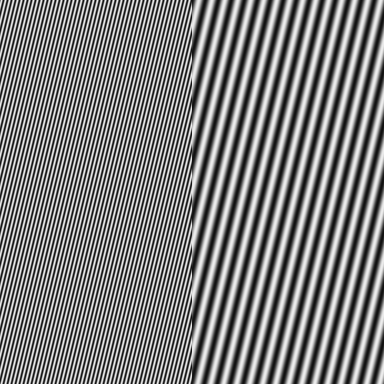
#> input picture images/source/fine_stripes.png, 384 x 384 px, found by its file name
$ jupyter execute lab_06_student.ipynb
#> lines starting #> are read from the running program, lines starting #| are printed output that depends on the picture
#  Частотная фильтрация и алиасинг

**Цель:** Увидеть, как пространственная частота объясняет размытие, резкость и артефакты уменьшения размера.

**Входные данные:** `images/source/fine_stripes.png`, `images/source/checkerboard.png`, `images/source/brick.png`

**Формула:** F(u,v)=ΣₓΣᵧ I(x,y) exp(−2πi(ux/H+vy/W)); свёртка ↔ умножение спектров.

## Последовательность выполнения

1. Построить log(1+|FFTshift(FFT2(I))|) для fine_stripes.png и кирпичной текстуры.
2. Сгладить изображение GaussianBlur с σ=2.0, показать спектры до и после сглаживания.
3. Получить высокочастотный остаток I−GaussianBlur(I). Для просмотра прибавить 128, но отдельно анализировать истинный signed float-массив.
4. Уменьшить fine_stripes.png в 4 раза: срезом [::4,::4] и cv2.resize(..., INTER_AREA).
5. Сравнить два результата визуально, объяснить алиасинг и необходимость предварительной НЧ-фильтрации.
6. Для checkerboard.png повторить уменьшение в 2, 4 и 8 раз; найти случаи максимальных артефактов.

**Ожидаемая проверка:** Простое прореживание меняет частоты и может создавать ложные структуры. При разных фазах шахматного узора вывод может меняться.

**Оценивание:** FFT — 3; частотные фильтры — 3; downsample — 2; объяснение — 2.

**Вопросы:**
- Что произойдёт со спектром при гауссовом сглаживании?
- Почему увеличение разрешения интерполяцией не восстанавливает потерянные частоты?

[cell 1]
# Полное выполнение заданий Лабораторной работы №6
from pathlib import Path
import cv2, numpy as np, matplotlib.pyplot as plt

R = Path.cwd() if (Path.cwd()/'images').exists() else Path.cwd().parent
stripes = cv2.imread(str(R/'images/source/fine_stripes.png'), cv2.IMREAD_GRAYSCALE).astype(np.float32)
#> stripes: shape (384, 384) float32; min 17, max 237, mean 126.5
brick = cv2.imread(str(R/'images/source/brick.png'), cv2.IMREAD_GRAYSCALE).astype(np.float32)
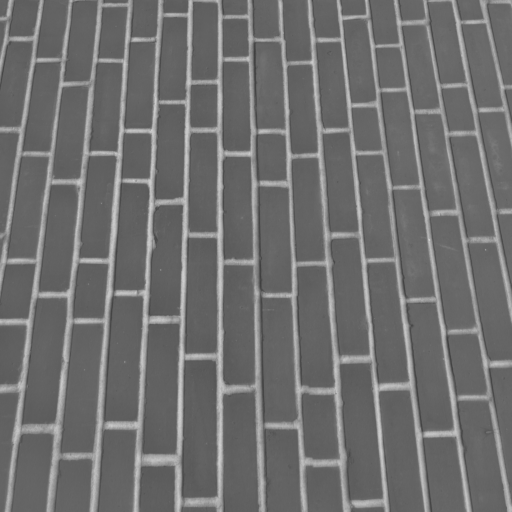
#> input picture images/source/brick.png, 512 x 512 px, found by its file name
#> brick: shape (512, 512) float32; min 63, max 207, mean 111.5
check = cv2.imread(str(R/'images/source/checkerboard.png'), cv2.IMREAD_GRAYSCALE).astype(np.float32)
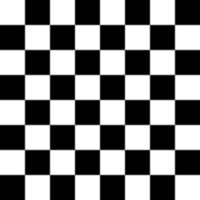
#> input picture images/source/checkerboard.png, 200 x 200 px, found by its file name
#> check: shape (200, 200) float32; min 0, max 255, mean 127.5
assert stripes is not None and brick is not None and check is not None

# 1. log(1 + |FFT|) для fine_stripes и brick
F_stripes = np.fft.fftshift(np.fft.fft2(stripes))
F_brick = np.fft.fftshift(np.fft.fft2(brick))

fig, axes = plt.subplots(2, 2, figsize=(10, 8))
axes[0, 0].imshow(stripes, cmap='gray'); axes[0, 0].set_title("fine_stripes.png"); axes[0, 0].axis('off')
axes[0, 1].imshow(np.log1p(np.abs(F_stripes)), cmap='magma'); axes[0, 1].set_title("Спектр log(1+|FFT|)"); axes[0, 1].axis('off')
axes[1, 0].imshow(brick, cmap='gray'); axes[1, 0].set_title("brick.png"); axes[1, 0].axis('off')
axes[1, 1].imshow(np.log1p(np.abs(F_brick)), cmap='magma'); axes[1, 1].set_title("Спектр log(1+|FFT|)"); axes[1, 1].axis('off')
plt.tight_layout()
plt.show()
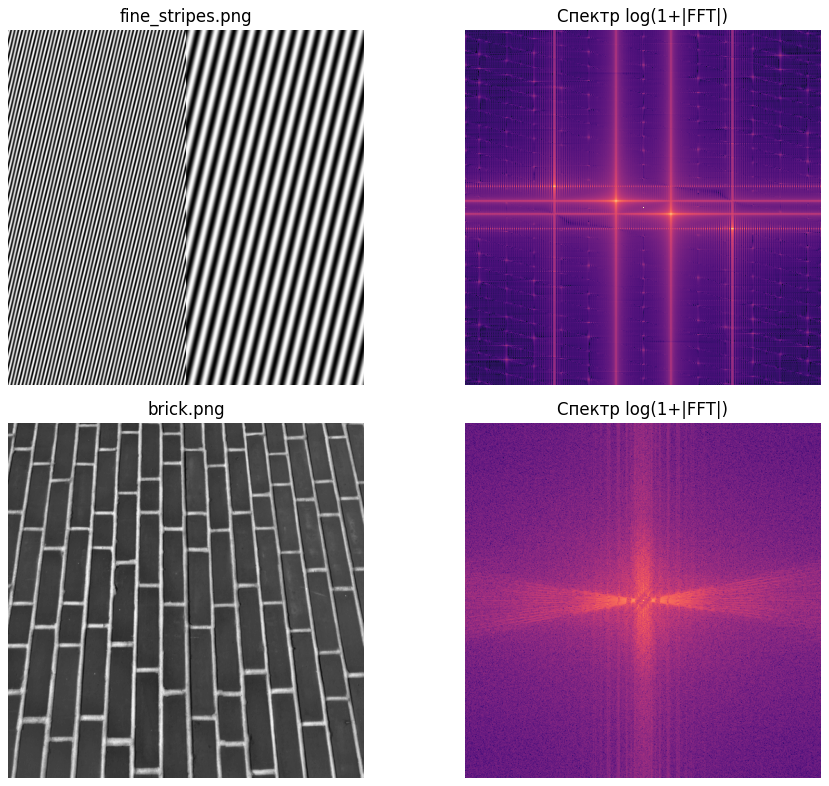
#> figure drawn by matplotlib, 4 panels

# 2-3. Гауссово сглаживание и высокочастотный остаток (unsharp mask)
blurred = cv2.GaussianBlur(stripes, (0, 0), sigmaX=2.0)
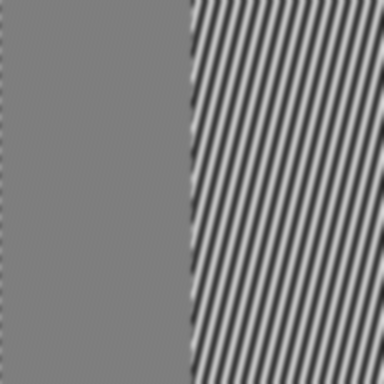
#> blurred: shape (384, 384) float32; min 36.9, max 216.1, mean 126.5
F_blurred = np.fft.fftshift(np.fft.fft2(blurred))
high_freq = stripes - blurred
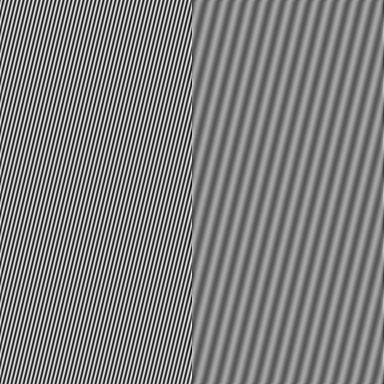
#> high_freq: shape (384, 384) float32; min -138.9, max 139.6, mean 0; drawn with min black and max white
high_freq_vis = np.clip(high_freq + 128.0, 0, 255).astype(np.uint8)

fig, axes = plt.subplots(1, 3, figsize=(14, 4))
axes[0].imshow(blurred, cmap='gray'); axes[0].set_title("Сглаженное (sigma=2.0)"); axes[0].axis('off')
axes[1].imshow(np.log1p(np.abs(F_blurred)), cmap='magma'); axes[1].set_title("Спектр после НЧ-фильтрации"); axes[1].axis('off')
axes[2].imshow(high_freq_vis, cmap='gray'); axes[2].set_title("ВЧ остаток (I - blur + 128)"); axes[2].axis('off')
plt.tight_layout()
plt.show()
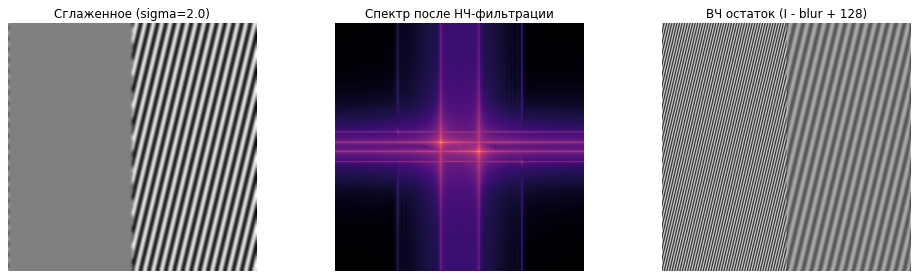
#> figure drawn by matplotlib, 3 panels

# 4-5. Уменьшение в 4 раза: срез [::4, ::4] vs INTER_AREA (антиалиасинг)
down_naive = stripes[::4, ::4]
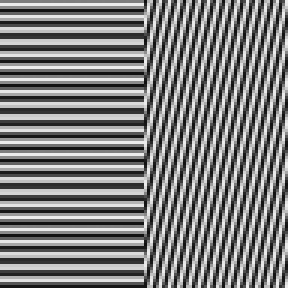
#> down_naive: shape (96, 96) float32 (shown 3 times larger); min 17, max 236, mean 126.4
down_area = cv2.resize(stripes, (stripes.shape[1]//4, stripes.shape[0]//4), interpolation=cv2.INTER_AREA)
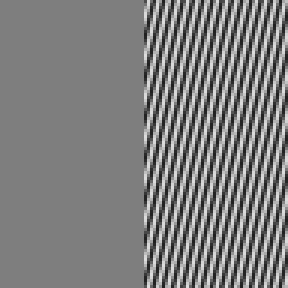
#> down_area: shape (96, 96) float32 (shown 3 times larger); min 32.75, max 220.2, mean 126.5

fig, axes = plt.subplots(1, 2, figsize=(10, 4))
axes[0].imshow(down_naive, cmap='gray'); axes[0].set_title("Наивный срез [::4, ::4] (Алиасинг / Муар)"); axes[0].axis('off')
axes[1].imshow(down_area, cmap='gray'); axes[1].set_title("cv2.INTER_AREA (Правильное сглаживание)"); axes[1].axis('off')
plt.tight_layout()
plt.show()

# 6. Алиасинг шахматного поля при уменьшении в 2, 4, 8 раз
fig, axes = plt.subplots(1, 4, figsize=(14, 3))
axes[0].imshow(check, cmap='gray'); axes[0].set_title("Оригинал 200x200"); axes[0].axis('off')
axes[1].imshow(check[::2, ::2], cmap='gray'); axes[1].set_title("Срез 1/2"); axes[1].axis('off')
axes[2].imshow(check[::4, ::4], cmap='gray'); axes[2].set_title("Срез 1/4"); axes[2].axis('off')
axes[3].imshow(check[::8, ::8], cmap='gray'); axes[3].set_title("Срез 1/8 (Искажение фазы)"); axes[3].axis('off')
plt.tight_layout()
plt.show()
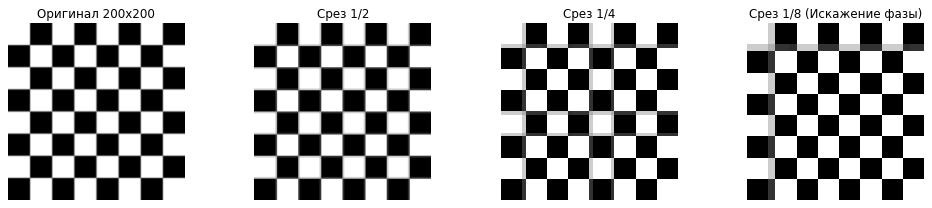
#> figure drawn by matplotlib, 4 panels

print("""
[Контрольные вопросы]:
1) Гауссово сглаживание в пространственной области эквивалентно умножению на гауссиану в частотной области: высокие частоты экспоненциально затухают (low-pass filter).
2) Согласно теореме Котельникова-Найквиста, частоты выше половины частоты дискретизации безвозвратно теряются и вызывают наложение спектров (алиасинг); интерполяция лишь сглаживает пиксели.
""")
